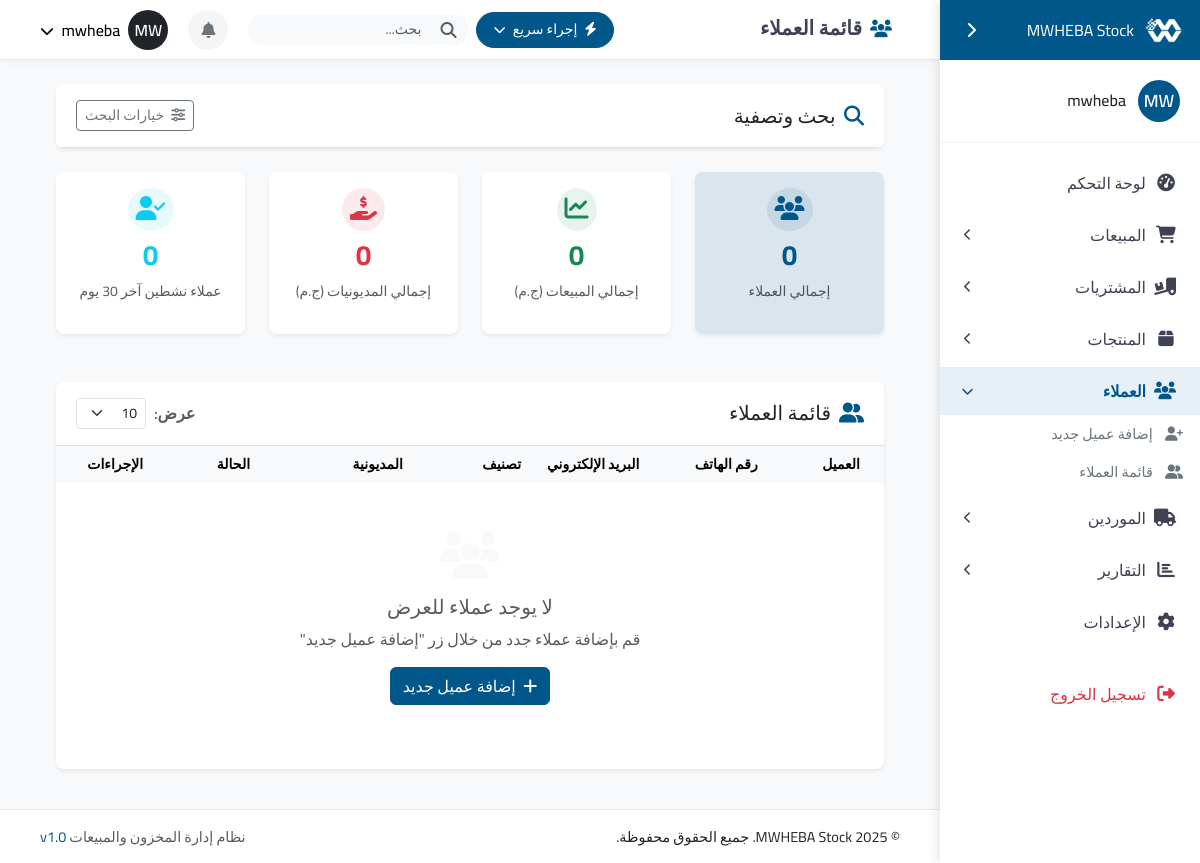
Before: /customers/ (signed in) with the older database file.
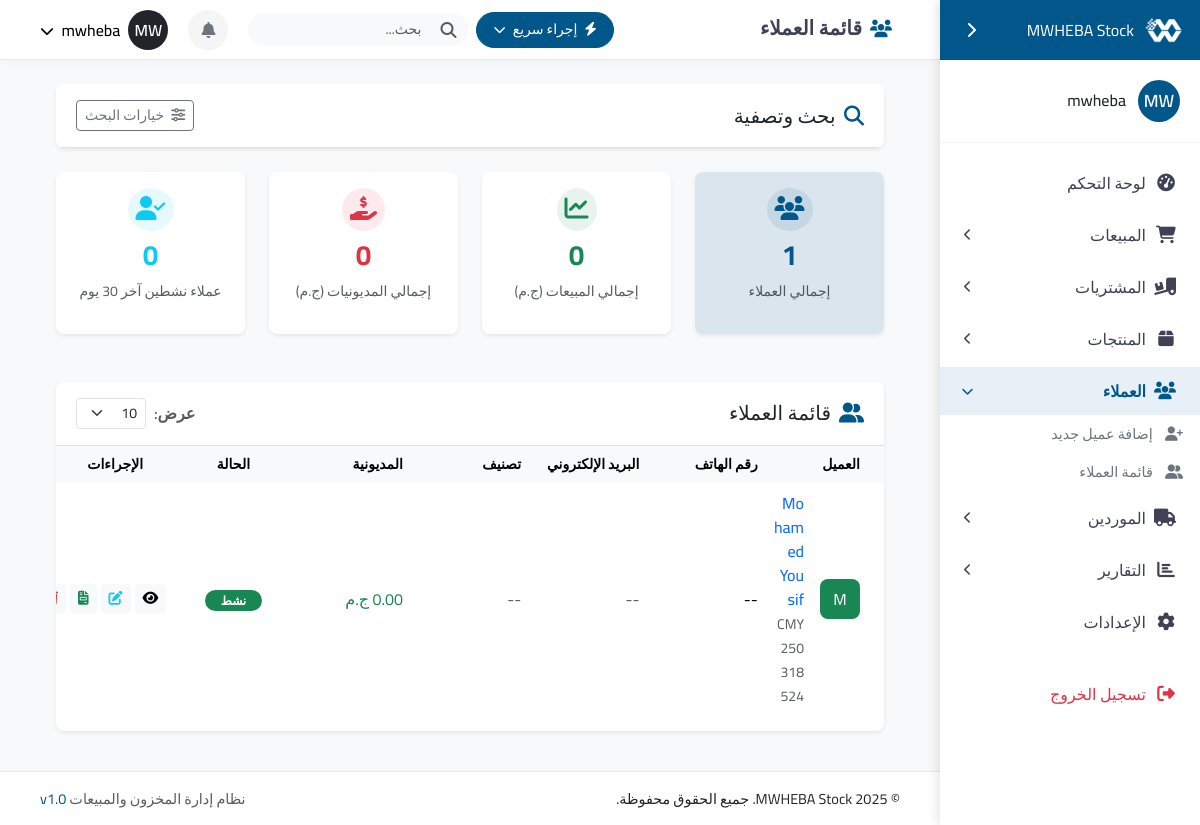
After: the same page with the newer database file.
### customers/models.py (models this page shows, shortened)
class Customer(models.Model):
    STATUS_CHOICES = (
        ('active', _('نشط')),
        ('inactive', _('غير نشط')),
        ('blocked', _('محظور')),
    )
    phone_regex = RegexValidator(
        regex=r'^\+?1?\d{9,15}$',
        message=_("يجب أن يكون رقم الهاتف بتنسيق: '+999999999'. يُسمح بـ 15 رقم.")
    )
    name = models.CharField(_("اسم العميل"), max_length=255)
    code = models.CharField(_("كود العميل"), max_length=20, unique=True, blank=True, null=True)
    phone = models.CharField(_("رقم الهاتف"), validators=[phone_regex], max_length=20, blank=True, null=True)
    alternative_phone = models.CharField(_("رقم هاتف بديل"), max_length=20, blank=True, null=True)
    email = models.EmailField(_("البريد الإلكتروني"), blank=True, null=True)
    address = models.CharField(_("العنوان"), max_length=255, blank=True, null=True)
    status = models.CharField(_("الحالة"), max_length=20, choices=STATUS_CHOICES, default='active')
    category = models.ForeignKey(CustomerCategory, verbose_name=_("التصنيف"), on_delete=models.SET_NULL,
                               related_name='customers', blank=True, null=True)
    credit_limit = models.DecimalField(_("حد الائتمان"), max_digits=10, decimal_places=2, default=0)
    tax_number = models.CharField(_("الرقم الضريبي"), max_length=50, blank=True, null=True)
    notes = models.TextField(_("ملاحظات"), blank=True, null=True)
    debt = models.DecimalField(_("المديونية"), max_digits=10, decimal_places=2, default=0)
    total_sales = models.DecimalField(_("إجمالي المبيعات"), max_digits=12, decimal_places=2, default=0)
    points = models.IntegerField(_("نقاط الولاء"), default=0)
    created_at = models.DateTimeField(_("تاريخ الإنشاء"), auto_now_add=True)
    updated_at = models.DateTimeField(_("تاريخ التحديث"), auto_now=True)
    last_purchase_date = models.DateField(_("تاريخ آخر شراء"), blank=True, null=True)
    class Meta:
        verbose_name = _("عميل")
        verbose_name_plural = _("العملاء")
        ordering = ['-created_at']
        indexes = [
            models.Index(fields=['name']),
            models.Index(fields=['phone']),
            models.Index(fields=['status']),
            models.Index(fields=['category']),
            models.Index(fields=['debt']),
        ]
    def get_status_display_class(self):
        return {
            'active': 'success',
            'inactive': 'warning',
            'blocked': 'danger',
        }.get(self.status, 'secondary')
    def is_vip(self):
        if self.category and self.category.name.lower() == 'vip':
            return True
        return self.total_sales > 10000  # مثال: أكثر من 10000 ج.م

### customers/views.py (the view, shortened to what this page needs)
# urls.py: path('', views.customer_list, name='customer-list'),
@login_required
def customer_list(request):
    form = CustomerSearchForm(request.GET)
    search_query = request.GET.get('search', '')
    debt_status = request.GET.get('debt_status', '')
    category_id = request.GET.get('category', '')
    status = request.GET.get('status', '')
    sort_by = request.GET.get('sort_by', '-created_at')
    customers = Customer.objects.all()
    if category_id and category_id.isdigit():
        customers = customers.filter(category_id=category_id)
    if status:
        customers = customers.filter(status=status)
    if debt_status == 'with_debts':
        customers = customers.filter(debt__gt=0)
    elif debt_status == 'no_debts':
        customers = customers.filter(debt__lte=0)
    elif debt_status == 'exceed_limit':
        customers = customers.filter(credit_limit__gt=0).filter(debt__gt=F('credit_limit'))
    if sort_by:
        customers = customers.order_by(sort_by)
    customer_count = customers.count()
    total_sales = customers.aggregate(total=Sum('total_sales'))['total'] or 0
    total_debt = customers.aggregate(total=Sum('debt'))['total'] or 0
    thirty_days_ago = timezone.now().date() - timezone.timedelta(days=30)
    active_customers = customers.filter(last_purchase_date__gte=thirty_days_ago).count()
    page_size = int(request.GET.get('page_size', 10))
    paginator = Paginator(customers, page_size)
    page_number = request.GET.get('page', 1)
    page_obj = paginator.get_page(page_number)
    categories = CustomerCategory.objects.all()
    context = {
        'customers': page_obj,
        'form': form,
        'categories': categories,
        'total_customers': customer_count,
        'active_customers': active_customers,
        'total_sales': total_sales,
        'total_debt': total_debt,
        'search_query': search_query,
        'debt_status': debt_status,
        'is_paginated': paginator.num_pages > 1,
        'page_obj': page_obj,
        'paginator': paginator,
        'page_size': page_size,
        'recent_customers': active_customers,
    }
    export_format = request.GET.get('export')
    if export_format:
        return export_customers(request, customers, export_format)
    return render(request, 'customers/customer_list.html', context)

### accounts/models.py (called while the page is built)
    def get_initials(self):
        initials = ""
        if self.first_name:
            initials += self.first_name[0]
        if self.last_name:
            initials += self.last_name[0]
        if not initials:
            initials = self.username[0:2]
        return initials.upper()

    def get_color_class(self):
        return self.color_code or 'primary'

### templates/customers/customer_list.html (shortened to what the changed rows need)
{% extends 'base.html' %}
{% load i18n %}
{% block content %}
<div class="container-fluid">
    <div class="row mb-4">
        <div class="col-lg-3 col-md-6 mb-4">
            <div class="card shadow-sm h-100 border-primary" style="background-color: #01578a1f !important;">
                <div class="card-body text-center">
                    <div class="d-flex align-items-center justify-content-center mb-2">
                        <div class="rounded-circle bg-opacity-10 p-2" style="background-color: #0157891a !important;">
                        </div>
                    </div>
                    <h3 class="fs-3 fw-bold text-primary">{{ total_customers }}</h3>
                    <p class="mb-0 text-muted small">إجمالي العملاء</p>
                </div>
            </div>
        </div>
    </div>
    <div class="card shadow-sm">
        <div class="card-body p-0">
            <div class="table-responsive">
                <table class="table table-hover table-borderless align-middle">
                    <thead class="table-light text-secondary small">
                        <tr>
                            <th class="ps-4">العميل</th>
                            <th>رقم الهاتف</th>
                            <th>البريد الإلكتروني</th>
                            <th>تصنيف</th>
                            <th>المديونية</th>
                            <th class="text-center">الحالة</th>
                            <th class="text-center">الإجراءات</th>
                        </tr>
                    </thead>
                    <tbody>
                        {% for customer in customers %}
                        <tr class="{% if forloop.counter|divisibleby:2 %}bg-light{% endif %}">
                            <td class="ps-4">
                                <div class="d-flex align-items-center">
                                    <div class="me-3">
                                        <div class="avatar bg-{{ customer.get_status_display_class }} text-white" style="width: 40px; height: 40px; font-size: 16px; border-radius: 8px; display: flex; align-items: center; justify-content: center;">
                                            {{ customer.name|slice:":1"|upper }}
                                        </div>
                                    </div>
                                    <div>
                                        <a href="{% url 'customer-detail' customer.id %}" class="text-decoration-none fw-medium d-block">
                                            {{ customer.name }}
                                        </a>
                                        <small class="text-muted">{{ customer.code }}</small>
                                    </div>
                                </div>
                            </td>
                            <td dir="ltr" class="text-start">{{ customer.phone|default:"--" }}</td>
                            <td>
                                {% if customer.email %}
                                    <a href="mailto:{{ customer.email }}" class="text-decoration-none text-muted">{{ customer.email }}</a>
                                {% else %}
                                    <span class="text-muted">--</span>
                                {% endif %}
                            </td>
                            <td>
                                {% if customer.category %}
                                    <span class="badge bg-{{ customer.category.color_code }} px-2 py-1">{{ customer.category.name }}</span>
                                {% else %}
                                    <span class="text-muted">--</span>
                                {% endif %}
                            </td>
                            <td>
                                {% if customer.debt > 0 %}
                                    <span class="fw-bold text-danger">{{ customer.debt|floatformat:2 }} ج.م</span>
                                {% else %}
                                    <span class="text-success">0.00 ج.م</span>
                                {% endif %}
                            </td>
                            <td class="text-center">
                                {% if customer.status == 'active' %}
                                    <span class="badge bg-success rounded-pill px-3">نشط</span>
                                {% elif customer.status == 'inactive' %}
                                    <span class="badge bg-warning text-dark rounded-pill px-3">غير نشط</span>
                                {% else %}
                                    <span class="badge bg-danger rounded-pill px-3">محظور</span>
                                {% endif %}
                            </td>
                            <td class="text-center">
                                <div class="d-inline-flex">
                                    <a href="{% url 'customer-detail' customer.id %}" class="btn btn-sm btn-light me-1 border-0" title="عرض التفاصيل">
                                        <i class="fas fa-eye"></i>
                                    </a>
                                    <a href="{% url 'customer-edit' customer.id %}" class="btn btn-sm btn-light me-1 border-0" title="تعديل">
                                        <i class="fas fa-edit text-info"></i>
                                    </a>
                                    <a href="{% url 'sale-create' %}?customer_id={{ customer.id }}" class="btn btn-sm btn-light me-1 border-0" title="إنشاء فاتورة">
                                        <i class="fas fa-file-invoice text-success"></i>
                                    </a>
                                    <button type="button" class="btn btn-sm btn-light border-0" title="حذف"
                                        data-bs-toggle="modal" data-bs-target="#deleteCustomerModal"
                                        data-id="{{ customer.id }}" data-name="{{ customer.name }}">
                                        <i class="fas fa-trash text-danger"></i>
                                    </button>
                                </div>
                            </td>
                        </tr>
                        {% empty %}
                        <tr>
                            <td colspan="7" class="text-center py-5">
                                <div class="text-muted">
                                    <i class="fas fa-users fa-3x mb-3 text-light"></i>
                                    <h5>لا يوجد عملاء للعرض</h5>
                                    <p>قم بإضافة عملاء جدد من خلال زر "إضافة عميل جديد"</p>
                                    <a href="{% url 'customer-create' %}" class="btn btn-primary">
                                        <i class="fas fa-plus me-1"></i> إضافة عميل جديد
                                    </a>
                                </div>
                            </td>
                        </tr>
                        {% endfor %}
                    </tbody>
                </table>
            </div>
        </div>
    </div>
</div>
{% endblock %}

Changed rows visible on the page:
added Customer: name "M", name "Mohamed Yousif", code "CMY250318524", phone "--", debt "0.00 ج.م", status "نشط"
Other visible differences:
{{ total_customers }}: "0" → "1"
text no longer shown: "لا يوجد عملاء للعرض قم بإضافة عملاء جدد من خلال زر \"إضافة عميل جديد\" إضافة عميل جديد"
